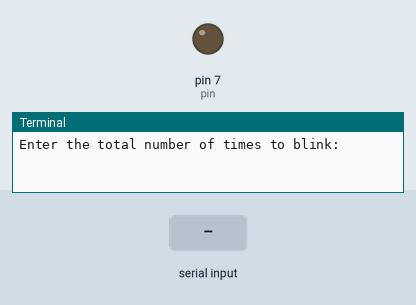
A program run on a simulated Raspberry Pi (header pin numbers). On the bench: output pins drawn as LEDs (lit = HIGH), the last lines printed to the terminal. Inputs (shaded band) come from the test bench.

Above: at 1.2 s.
1.3 s: "5" typed at the terminal
2.8 s: "90" typed at the terminal
At 3.9 s:
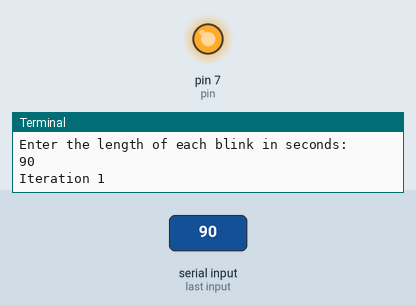
Timing chart, 0 to 5.8 s (numbered marks = the images above; inputs shaded):
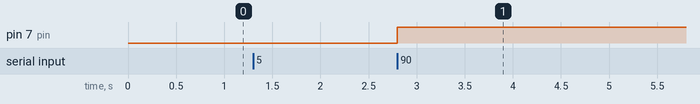

Measured:
- after the input at 2.8 s, pin 7 (pin): LOW → HIGH at once

The program:

BasicLed.py
```python
import RPi.GPIO as GPIO ## Import GPIO Library
import time ## Import 'time' library.  Allows us to use 'sleep'

pin = 7

GPIO.setmode(GPIO.BOARD) ## Use BOARD pin numbering
GPIO.setup(pin, GPIO.OUT) ## Setup GPIO pin 7 to OUT

## Define function named Blink()
def Blink(numTimes, speed):
    for i in range(0,numTimes): ## Run loop numTimes
        print "Iteration " + str(i+1) ##Print current loop
        GPIO.output(pin, True) ## Turn on GPIO pin 7
        time.sleep(speed) ## Wait
        GPIO.output(pin, False) ## Switch off GPIO pin 7
        time.sleep(speed) ## Wait
    print "Done" ## When loop is complete, print "Done"
    GPIO.cleanup()

## Prompt user for input
iterations = raw_input("Enter the total number of times to blink: ")
speed = raw_input("Enter the length of each blink in seconds: ")

## Start Blink() function. Convert user input from strings to numeric data types and pass to Blink() as parameters
Blink(int(iterations),float(speed))
        
```
